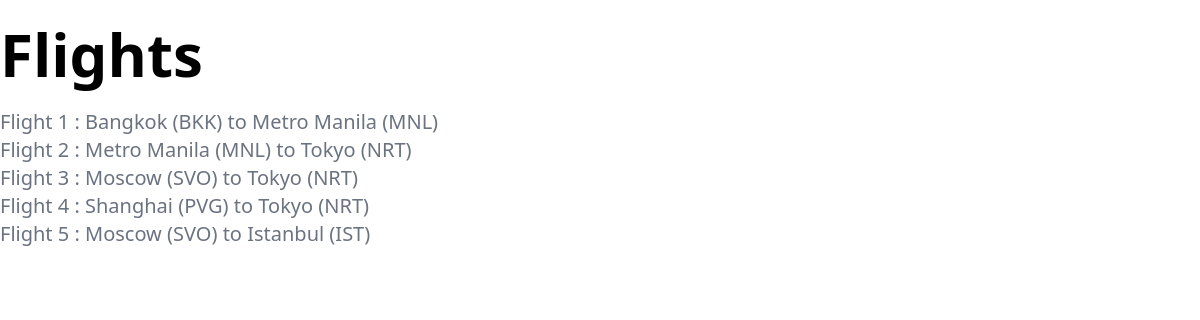
The app's page /flights/ with its own data.
### flights/models.py (models this page shows, shortened)
class Flight (models.Model):
        origin = models.ForeignKey(Airport, on_delete=models.CASCADE, related_name="departures")
        destination = models.ForeignKey(Airport, on_delete=models.CASCADE, related_name="arrivals")
        duration = models.IntegerField()

class Airport (models.Model):
        code = models.CharField(max_length=3)
        city = models.CharField(max_length=64)
        def __str__(self):
                return f"{self.city} ({self.code})"

### flights/views.py (the view)
# urls.py: path("", views.index, name="index"),
def index(request):
        return render(request, "flights/index.html",{
                "flights":Flight.objects.all()
        })

### flights/templates/flights/index.html
{% extends "flights/layout.html" %}
{% block body %}
        <br>
        <h1 class="text-6xl font-bold dark:text-white" >Flights </h1>
        <br>
        <ul>
                {% for flight in flights %}
                        <li> <p class="text-lg font-normal text-gray-500 lg:text-xl dark:text-gray-400">
                                Flight {{flight.id}} :<a href="{% url 'flight' flight.id %}"> {{flight.origin}} to {{flight.destination}}</a></p></li>
                {% endfor %}
        </ul>
{% endblock %}

### flights/templates/flights/layout.html (shortened to what this page needs)
<!DOCTYPE html>
<html lang="en">
<head>
        <script src="https://cdn.tailwindcss.com"></script>
</head>
<body >
        {% block body %}
        {% endblock %}
</body>
</html>

### records on screen
Flight: id "1", origin "Bangkok (BKK)", destination "Metro Manila (MNL)"
Flight: id "2", origin "Metro Manila (MNL)", destination "Tokyo (NRT)"
Flight: id "3", origin "Moscow (SVO)", destination "Tokyo (NRT)"
Flight: id "4", origin "Shanghai (PVG)", destination "Tokyo (NRT)"
Flight: id "5", origin "Moscow (SVO)", destination "Istanbul (IST)"
